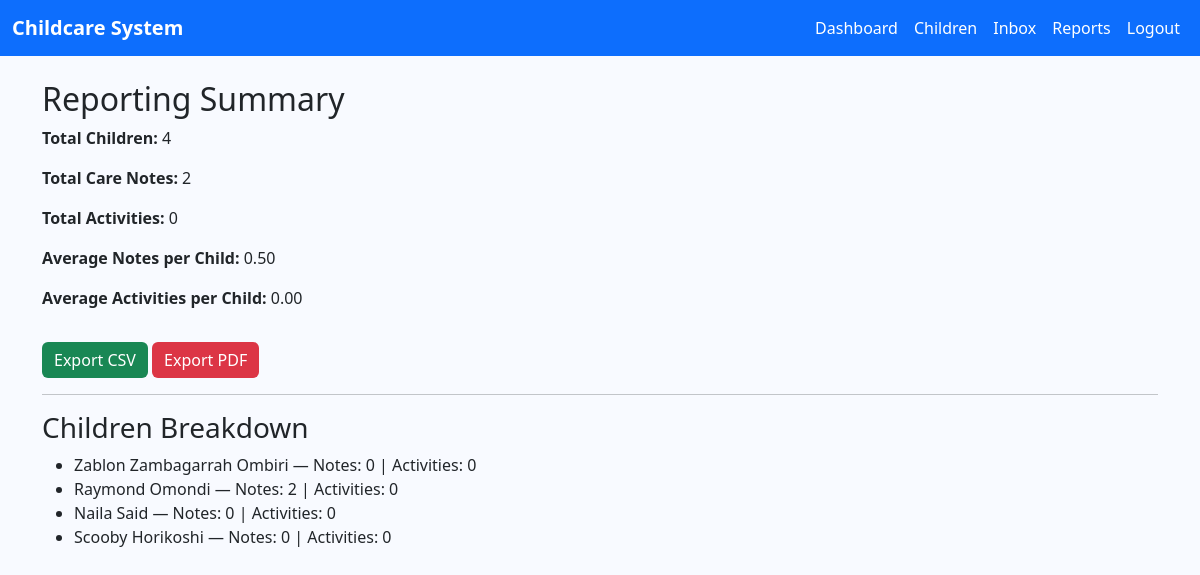
Before: /reports/summary/ (signed in) with the older database file.
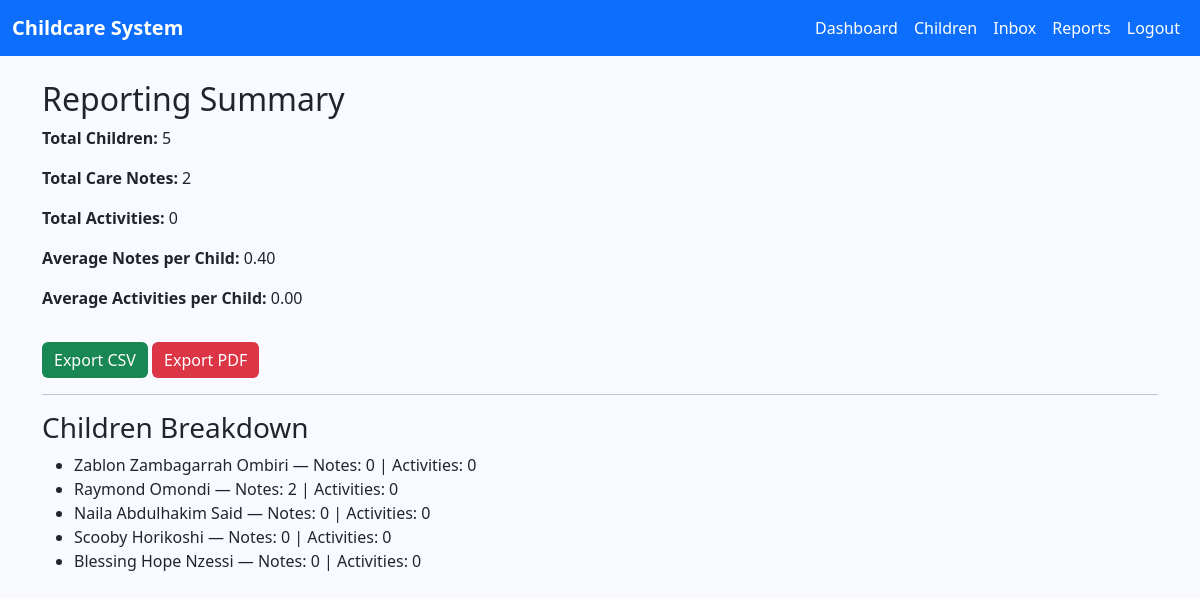
After: the same page with the newer database file.
### core/models.py (models this page shows, shortened)
class Child(models.Model):
    name = models.CharField(max_length=100)
    age = models.PositiveIntegerField()
    parent = models.ForeignKey(
        settings.AUTH_USER_MODEL,
        on_delete=models.CASCADE,
        limit_choices_to={'role': 'PARENT'},
        related_name='children_as_parent'
    )
    caregiver = models.ForeignKey(
        settings.AUTH_USER_MODEL,
        on_delete=models.SET_NULL,
        null=True, blank=True,
        limit_choices_to={'role': 'CAREGIVER'},
        related_name='children_as_caregiver'
    )

### core/views.py (the view)
# urls.py: path('reports/summary/', views.reporting_summary, name='reporting_summary'),
@login_required
def reporting_summary(request):
    if request.user.role == 'ADMIN':
        children = Child.objects.all()
    elif request.user.role == 'PARENT':
        children = request.user.children_as_parent.all()
    elif request.user.role == 'CAREGIVER':
        children = request.user.children_as_caregiver.all()
    else:
        children = []
    total_children = children.count()
    total_notes = sum(child.care_notes.count() for child in children)
    total_activities = sum(child.activities.count() for child in children)
    avg_notes_per_child = total_notes / total_children if total_children > 0 else 0
    avg_activities_per_child = total_activities / total_children if total_children > 0 else 0
    return render(request, 'reporting_summary.html', {
        'children': children,
        'total_children': total_children,
        'total_notes': total_notes,
        'total_activities': total_activities,
        'avg_notes_per_child': avg_notes_per_child,
        'avg_activities_per_child': avg_activities_per_child,
    })

### core/templates/reporting_summary.html (shortened to what this page needs)
{% extends 'base.html' %}
{% block content %}
<h2>Reporting Summary</h2>
<p><strong>Total Children:</strong> {{ total_children }}</p>
<p><strong>Total Care Notes:</strong> {{ total_notes }}</p>
<p><strong>Total Activities:</strong> {{ total_activities }}</p>
<p><strong>Average Notes per Child:</strong> {{ avg_notes_per_child|floatformat:2 }}</p>
<p><strong>Average Activities per Child:</strong> {{ avg_activities_per_child|floatformat:2 }}</p>
<a href="{% url 'export_summary_csv' %}" class="btn btn-success mt-3">Export CSV</a>
<a href="{% url 'export_summary_pdf' %}" class="btn btn-danger mt-3">Export PDF</a>
<hr>
<h3>Children Breakdown</h3>
<ul>
    {% for child in children %}
    <li>
        {{ child.name }} — Notes: {{ child.care_notes.count }} | Activities: {{ child.activities.count }}
    </li>
    {% endfor %}
</ul>
{% endblock %}

Changed rows visible on the page:
changed Child: name "Naila Said" → "Naila Abdulhakim Said"
added Child: name "Blessing Hope Nzessi", care_notes.count "0", activities.count "0"
Other visible differences:
{{ total_children }}: "4" → "5"
{{ avg_notes_per_child|floatformat:2 }}: "0.50" → "0.40"
